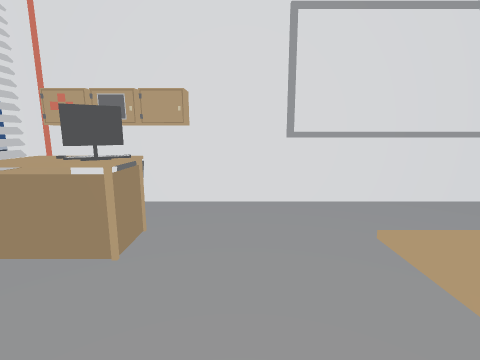
View 1 (above)

24 first-person views from a walk through a Unity game level. The camera is 1.4 m above the floor, tilts 10° down and sees 85° across. Doors are open. The floor is counted in squares, 1 m on a side. Each view is taken from the middle of a square. On the plan, view 1 faces up. The plan holds only what a view shows up to about 13 squares ahead; the rest is blank. The place goes on beyond the plan. The player is left out. Some animated figures are not drawn. Some surface patterns are stand-ins.

View 2
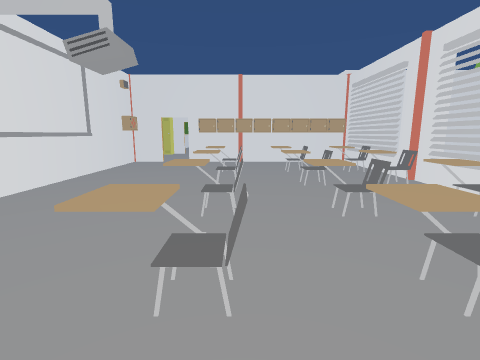

View 3
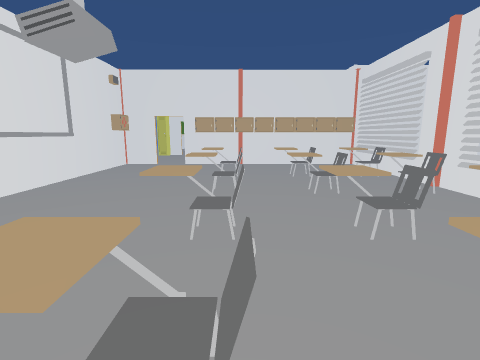

View 4
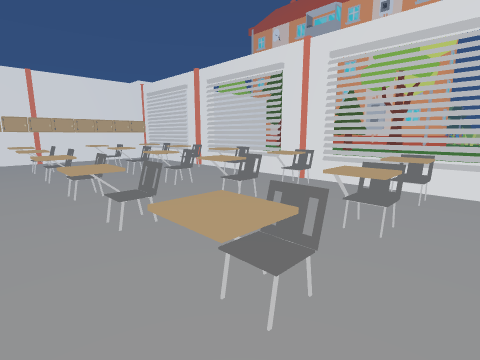

View 5
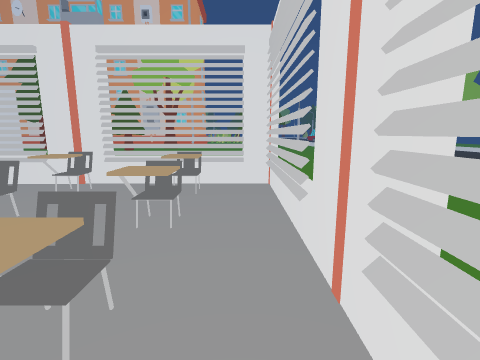

View 6
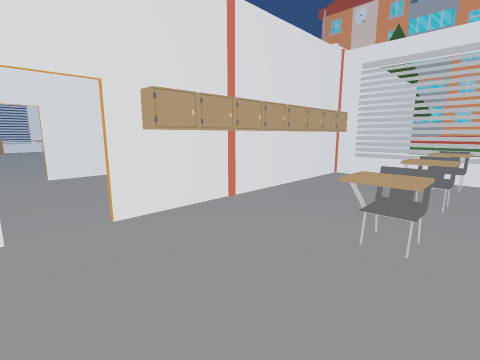

View 7
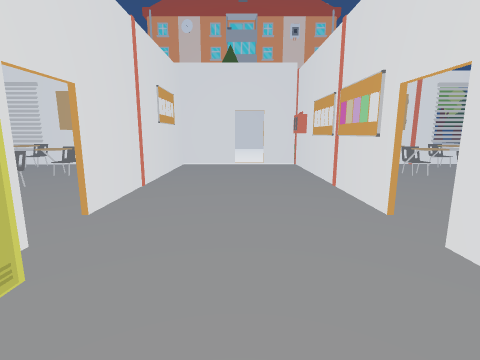

View 8
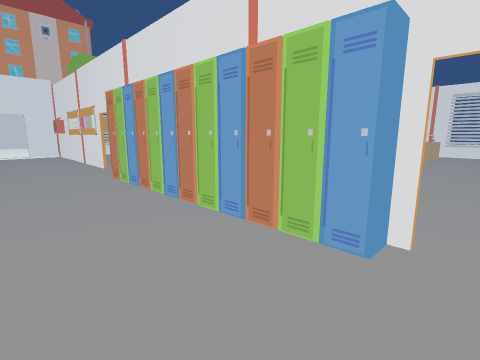

View 9
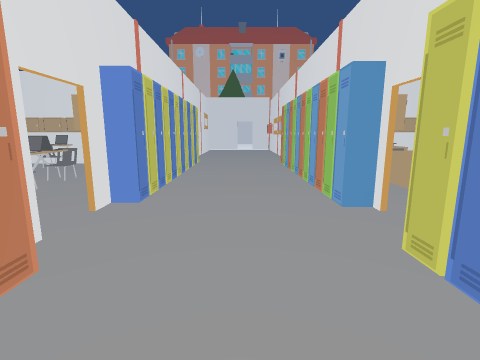

View 10
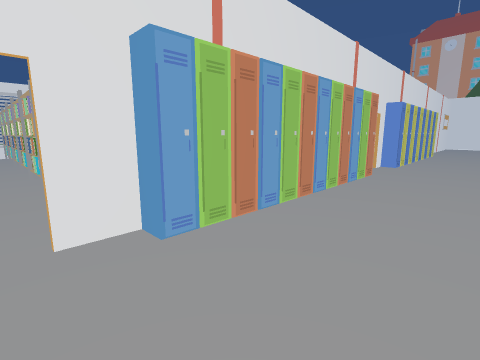

View 11
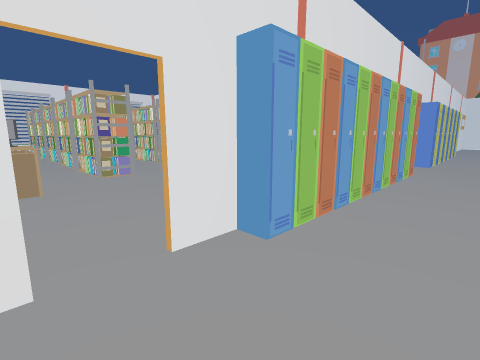

View 12
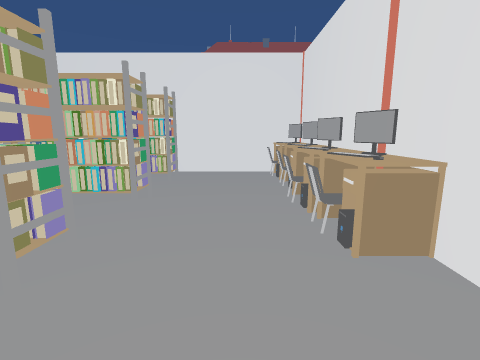

View 13
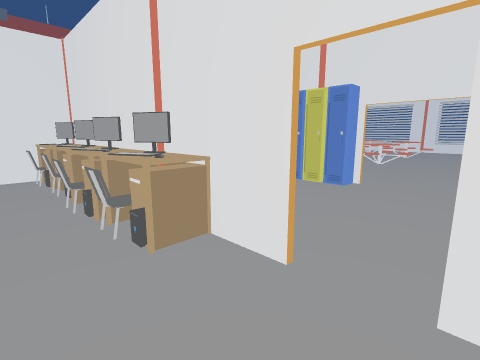

View 14
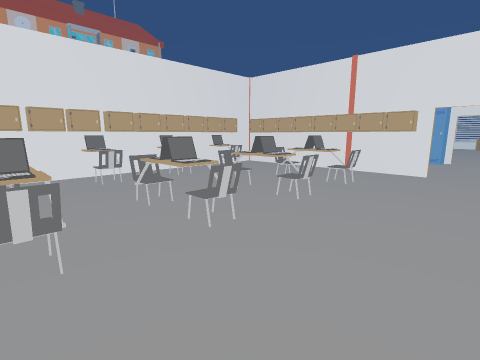

View 15
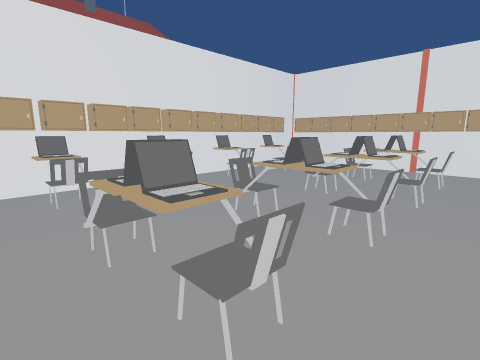

View 16
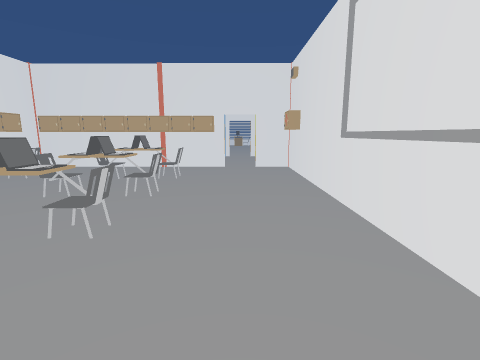

View 17
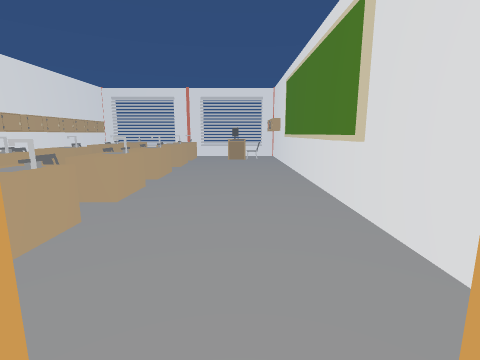

View 18
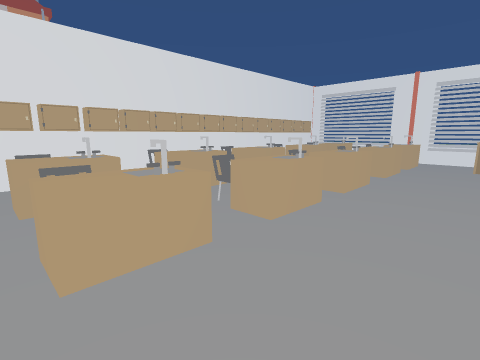

View 19
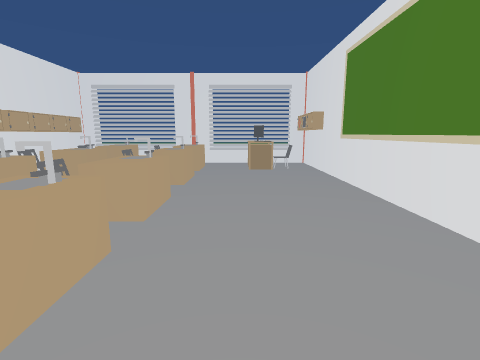

View 20
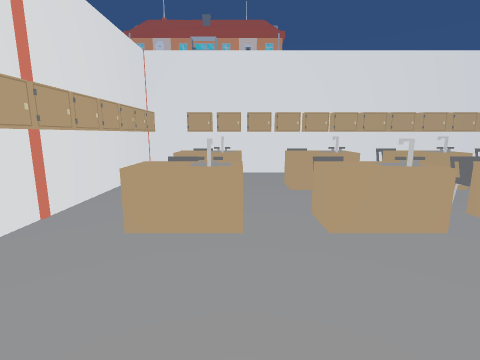

View 21
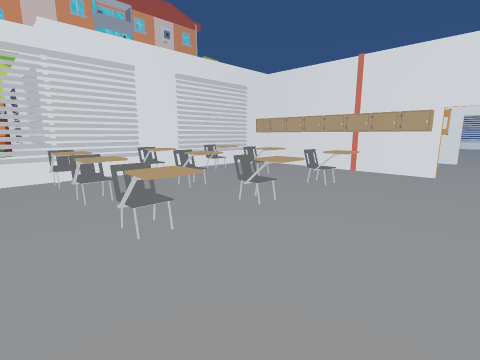

View 22
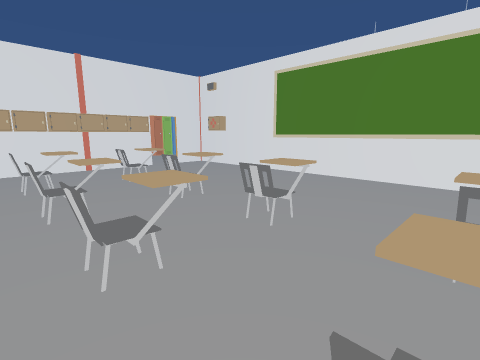

View 23
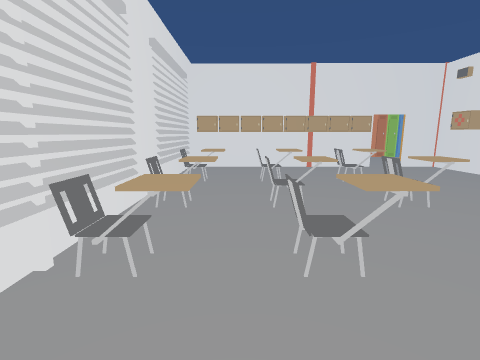

View 24
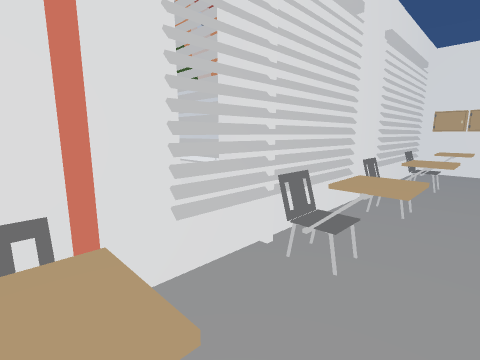

### Floor plan
Points are (right, up) in squares from view 1. A wall is a line through its corners. A room is listed if a view was taken in it or the views show most of it. See-through windows are left out.
Room 1 (views 1, 2, 3, 4, 5, 6, 7, 8, 9, 10, 11, 12, 13, 14, 15, 16, 17, 18, 19, 20, 21, 22, 23, 24)
walls: (17.8, 5.6) (17.8, 3.9); (17.8, 5.5) (18.6, 5.5); (12.4, 4.4) (12.4, 3.9); (12.3, 3.9) (12.3, 4.5); (10.5, 5.3) (-0.5, 5.3); (20.5, 5.5) (28.8, 5.5); (17.8, 16.2) (23.4, 16.2); (8, 5) (7, 5); (10.9, 16.1) (-0.5, 16.1); (8.2, 15.8) (7.1, 15.8); (17.8, -4.4) (17.8, -5.2) (29, -5.2); (27, 16.1) (17.8, 16.1) (17.8, 14.6); (15.3, -5.2) (17.7, -5.2) (17.7, -4.4); (28.8, 5.3) (20.5, 5.3); (12.5, -5.2) (14, -5.2); (17.7, 23.5) (17.7, 24.5); (17.8, 24.5) (17.8, 23.5); (-0.5, 5.5) (10.6, 5.5); (6.9, -5.2) (11.5, -5.2); (4.1, -5.3) (6.9, -5.3); (-3.8, 6.2) (-3.8, 4.4); (-3.8, 13.4) (-3.8, 9.9); (-3.8, 16.1) (-3.8, 14.6); (-3.8, 1.2) (-3.8, -2.4); (-3.8, -5.3) (3.9, -5.3)
low walls: (-3.8, 8.5) (-3.8, 8); (-3.8, -2.5) (-3.8, -4)
ways out: opening at (-1.5, 15); open door at (12, 3.5); open door at (12, 14); open door at (12, 24.5); open door at (14.5, -5); open door at (18, 3.5); open door at (18, 14); open door at (18, 25)
objects: other object (-3, 3) to (-3, 4); other object (-3, 5); other object (-3, 6); other object (-3, 13) to (-2, 14); other object (-2, 0) to (-1, 1); other object (-2, 3); other object (-2, 4); other object (-2, 5) to (-1, 5); other object (-2, 6); other object (-2, 7) to (-1, 7); other object (-2, 8) to (-1, 9); other object (-2, 10) to (-1, 10); other object (-2, 11) to (-1, 11); other object (-2, 14) to (-1, 14); other object (-2, 15); other object (-1, -4); other object (-1, -2); other object (-1, 3); other object (-1, 6); other object (0, 6); other object (0, 8) to (2, 9); other object (0, 11) to (2, 11); other object (1, -4); other object (1, -2) to (1, -1); other object (1, 0) to (1, 1); other object (1, 6); other object (1, 7); other object (1, 10); other object (2, 6); other object (3, -4) to (4, -4); other object (3, -2) to (4, -1); other object (3, 0) to (4, 1); other object (3, 6); other object (3, 8) to (5, 9); other object (3, 11) to (5, 11); other object (4, 6); other object (4, 10) to (5, 10); other object (5, 6); other object (5, 7); other object (6, -4) to (7, -4); other object (6, -2) to (7, -1); other object (6, 0) to (7, 1); other object (6, 6); other object (6, 8) to (8, 9); other object (6, 11) to (8, 11); other object (7, 6); other object (7, 7); other object (7, 10); other object (8, 6); other object (9, -4); other object (9, -2) to (9, -1); other object (9, 0) to (9, 1); other object (9, 6); other object (9, 8) to (11, 9); other object (9, 10) to (11, 11); other object (10, 6) to (11, 6); other object (10, 7); other object (10, 10); other object (11, 5) to (12, 5); other object (12, -4); other object (12, -3); other object (12, -2); other object (12, -1); other object (12, 0); other object (12, 1); other object (12, 2); other object (12, 6); other object (12, 7); other object (12, 8); other object (12, 9); other object (12, 10); other object (12, 11); other object (12, 12) to (12, 13); other object (13, -4); other object (13, 5); other object (13, 6); other object (13, 7); other object (13, 8); other object (13, 9); other object (13, 10); other object (13, 11); other object (13, 12); other object (13, 13); other object (13, 15); other object (13, 16); other object (13, 21); other object (13, 22); other object (13, 23); other object (17, 5); other object (17, 6); other object (17, 7); other object (17, 8); other object (17, 9); other object (17, 10); other object (17, 11); other object (17, 12) to (17, 13); other object (17, 16); other object (17, 17); other object (17, 18); other object (17, 19); other object (17, 20); other object (17, 21); other object (17, 22); other object (17, 23); other object (18, -4); other object (18, -3); other object (18, -2); other object (18, -1); other object (18, 0); other object (18, 1); other object (18, 2); other object (18, 6); other object (18, 7); other object (18, 8); other object (18, 9); other object (18, 10); other object (18, 11); other object (18, 12); other object (18, 13); other object (18, 17); other object (18, 18) to (19, 18); other object (18, 19); other object (18, 20); other object (18, 21); other object (18, 22); other object (18, 23) to (19, 23); other object (19, 6); other object (19, 17); other object (19, 19); other object (19, 20) to (19, 21); other object (19, 22); other object (20, 6); other object (20, 10) to (20, 11); other object (21, -4); other object (21, -2); other object (21, 0) to (21, 1); other object (21, 6); other object (21, 7); other object (21, 10); other object (21, 11) to (21, 12); other object (22, 6); other object (22, 11); other object (22, 18) to (23, 19); other object (22, 20) to (23, 21); other object (22, 23) to (23, 24); other object (22, 25) to (22, 26); other object (23, 6); other object (23, 7); other object (23, 10); other object (23, 11); other object (23, 25); other object (24, -4); other object (24, -2) to (24, -1); other object (24, 0) to (24, 1); other object (24, 6); other object (24, 18) to (25, 19); other object (24, 20) to (26, 21); other object (24, 23) to (25, 24); other object (24, 25); other object (25, 6); other object (25, 7) to (26, 7); other object (25, 10); other object (25, 11); other object (26, -4) to (27, -4); other object (26, -2) to (27, -1); other object (26, 0) to (27, 1); other object (26, 6); other object (26, 11); other object (26, 21) to (28, 21); other object (26, 24) to (28, 24); other object (27, 6); other object (28, 6); other object (28, 7); other object (28, 11) to (28, 12); other object (29, -4); other object (29, -2) to (29, -1); other object (29, 0) to (29, 1); other object (29, 23) to (29, 24)

Positions as (right, up) in squares from view 1, and headings:
1: (0, 0), facing up
2: (-1, 0), facing right
3: (0, 0), facing right
4: (-3, 2), facing down-right
5: (-3, 2), facing down
6: (8, 4), facing down-right
7: (15, 7), facing down
8: (16, 14), facing down-left
9: (15, 18), facing down
10: (14, 25), facing down-right
11: (15, 26), facing down-right
12: (20, 26), facing down
13: (20, 26), facing down-left
14: (28, 15), facing down-left
15: (29, 13), facing down-left
16: (29, 14), facing left
17: (13, 14), facing left
18: (11, 14), facing down-left
19: (9, 13), facing left
20: (9, 15), facing down
21: (28, 4), facing down-left
22: (29, -3), facing up-left
23: (29, -3), facing left
24: (29, -3), facing down-left
